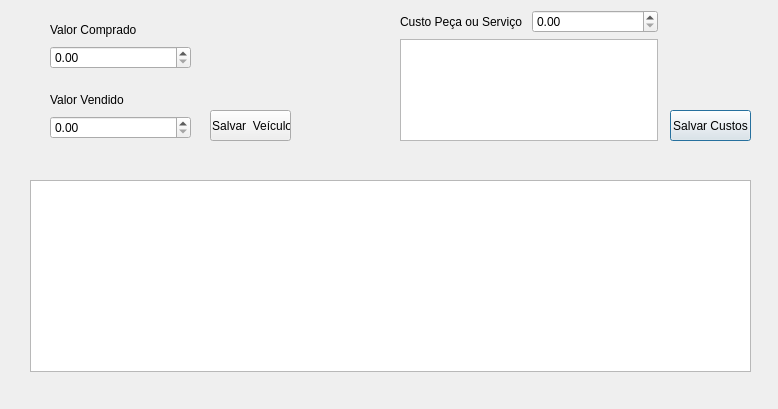
<?xml version="1.0" encoding="UTF-8"?>
<ui version="4.0">
 <class>CarRegistriesDialog</class>
 <widget class="QDialog" name="CarRegistriesDialog">
  <property name="geometry">
   <rect>
    <x>0</x>
    <y>0</y>
    <width>778</width>
    <height>409</height>
   </rect>
  </property>
  <property name="windowTitle">
   <string>Dialog</string>
  </property>
  <widget class="QTableWidget" name="costsTableWidget">
   <property name="geometry">
    <rect>
     <x>30</x>
     <y>180</y>
     <width>721</width>
     <height>192</height>
    </rect>
   </property>
  </widget>
  <widget class="QWidget" name="layoutWidget">
   <property name="geometry">
    <rect>
     <x>50</x>
     <y>20</y>
     <width>141</width>
     <height>49</height>
    </rect>
   </property>
   <layout class="QVBoxLayout" name="verticalLayout">
    <item>
     <widget class="QLabel" name="label">
      <property name="text">
       <string>Valor Comprado</string>
      </property>
     </widget>
    </item>
    <item>
     <widget class="QDoubleSpinBox" name="pricePaidSpinBox"/>
    </item>
   </layout>
  </widget>
  <widget class="QWidget" name="layoutWidget">
   <property name="geometry">
    <rect>
     <x>400</x>
     <y>10</y>
     <width>258</width>
     <height>131</height>
    </rect>
   </property>
   <layout class="QVBoxLayout" name="verticalLayout_3">
    <item>
     <layout class="QHBoxLayout" name="horizontalLayout_2"/>
    </item>
    <item>
     <layout class="QHBoxLayout" name="horizontalLayout">
      <item>
       <widget class="QLabel" name="label_3">
        <property name="text">
         <string>Custo Peça ou Serviço</string>
        </property>
       </widget>
      </item>
      <item>
       <widget class="QDoubleSpinBox" name="costPriceSpinBox"/>
      </item>
     </layout>
    </item>
    <item>
     <widget class="QTextEdit" name="descriptionTextEdit"/>
    </item>
   </layout>
  </widget>
  <widget class="QWidget" name="layoutWidget">
   <property name="geometry">
    <rect>
     <x>50</x>
     <y>90</y>
     <width>141</width>
     <height>49</height>
    </rect>
   </property>
   <layout class="QVBoxLayout" name="verticalLayout_2">
    <item>
     <widget class="QLabel" name="label_2">
      <property name="text">
       <string>Valor Vendido</string>
      </property>
     </widget>
    </item>
    <item>
     <widget class="QDoubleSpinBox" name="priceSoldSpinBox"/>
    </item>
   </layout>
  </widget>
  <widget class="QPushButton" name="saveCostsButton">
   <property name="geometry">
    <rect>
     <x>670</x>
     <y>110</y>
     <width>81</width>
     <height>31</height>
    </rect>
   </property>
   <property name="text">
    <string>Salvar Custos</string>
   </property>
  </widget>
  <widget class="QPushButton" name="saveVehicleButton">
   <property name="geometry">
    <rect>
     <x>210</x>
     <y>110</y>
     <width>81</width>
     <height>31</height>
    </rect>
   </property>
   <property name="text">
    <string> Salvar  Veículo</string>
   </property>
  </widget>
 </widget>
 <resources/>
 <connections/>
</ui>
